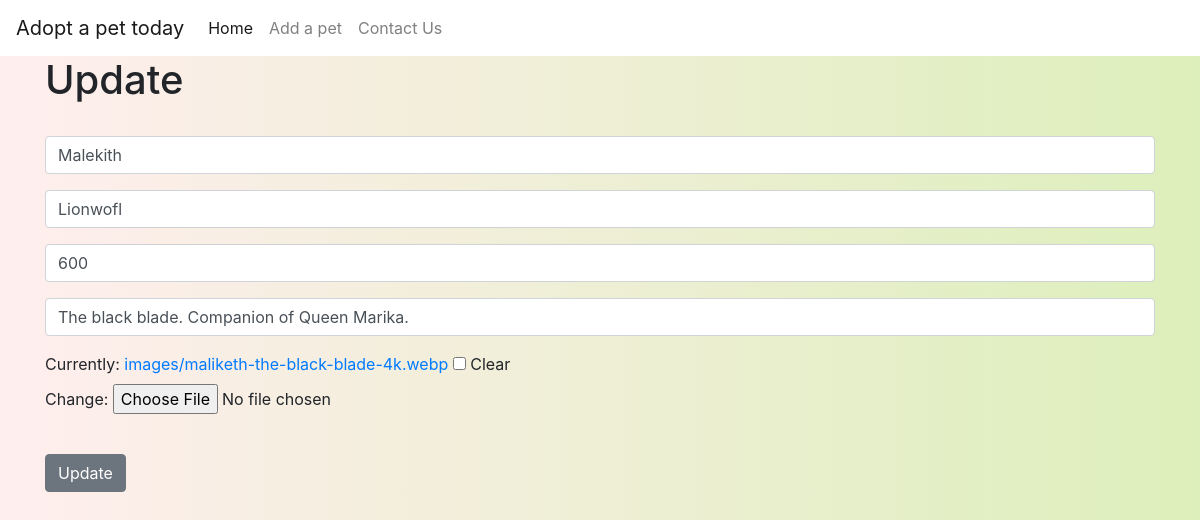
Screenshot of /update/2 with the database file from the repository.
### pet/models.py (models this page shows, shortened)
class Pet(models.Model):
    name = models.CharField(max_length=200)
    breed = models.CharField(max_length=200, default="")
    age = models.IntegerField()
    description = models.CharField(max_length=400, default="")
    image = models.ImageField(upload_to='images/', blank = True, null = True)

### pet/views.py (the view)
# urls.py: path('update/<petid>', views.update, name='update'),
def update(request, petid):
    pet = Pet.objects.get(pk=petid)
    form = PetForm(request.POST or None, instance=pet)
    if form.is_valid():
        form.save()
        return redirect('show')
    return render(request, 'pet/update.html',{'pet': pet, 'form': form})

### pet/forms.py
class PetForm(ModelForm):
    class Meta:
        model = Pet
        fields = ('name','breed','age','description','image')
        labels = {
                'name':'',
                'breed':'',
                'age':'',
                'description':'',
                'image':'',
        }
        widgets = {
            'name': forms.TextInput(attrs={'class':'form-control','placeholder':'Name'}),
            'age':forms.TextInput(attrs={'class':'form-control','placeholder':'Age'}),
            'breed':forms.TextInput(attrs={'class':'form-control','placeholder':'Breed'}),
            'description':forms.TextInput(attrs={'class':'form-control','placeholder':'Description'}),
        }

### pet/templates/pet/update.html (shortened to what this page needs)
{% extends "pet/base.html" %} {% block content %}
<h1> Update </h1>
    <br />
    <form action="" method=POST>
        {{form.as_p}}
        <br/>
        <input type="submit" value = "Update" class="btn btn-secondary">
{% endblock %}

### pet/templates/pet/base.html (style rules this page uses)
body { background: linear-gradient(to right, #FFEEEE, #DDEFBB); }

### rows the page displays
Pet: name "Malekith", breed "Lionwofl", age "600", description "The black blade. Companion of Queen Marika."
